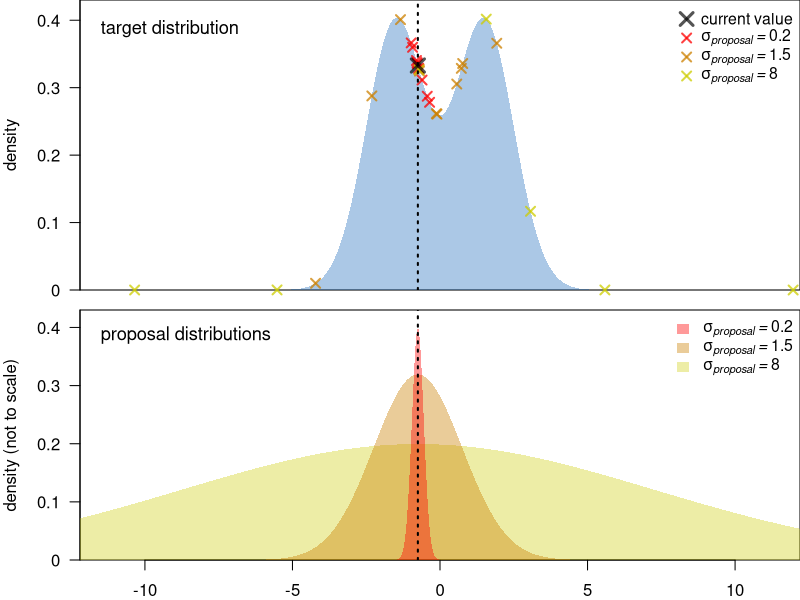
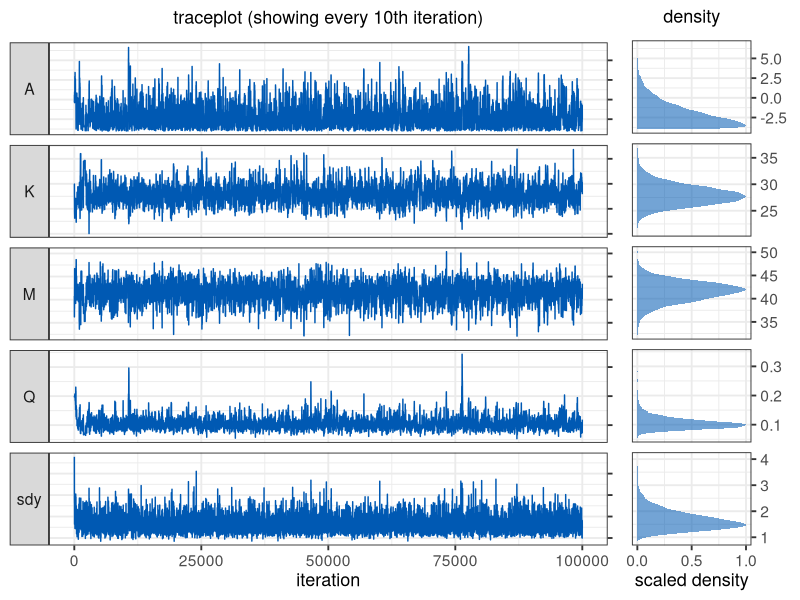
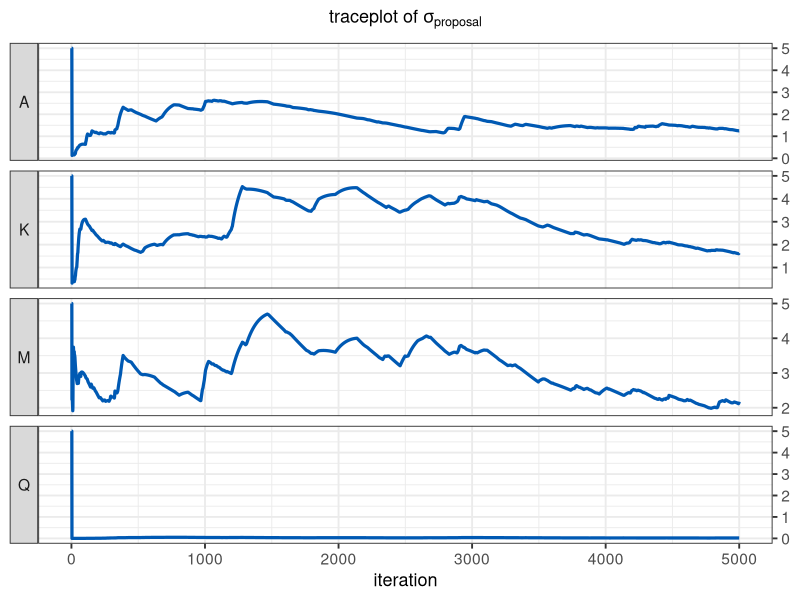

R code for these plots, in order:
## ---- chunk 1
knitr::opts_chunk$set(echo = TRUE)
## ---- chunk 2

set.seed(2)
par(mfrow=c(2,1),mar = c(0.5,4,0,0), las = 1)
xd <- seq(-12.2,12.2,0.01)
yd <- dnorm(xd,-1.5,1)+dnorm(xd,1.5,1)
plot(xd,yd, xlab = "", ylab = "density",type = "n", yaxs = "i", xaxs = "i", ylim = c(0,0.43), xaxt = "n", yaxt = "n")
axis(2,seq(0,0.5,0.1), c("0",as.character(seq(0.1,0.4,0.1)),NA))
text(-11.5,0.39,"target distribution", adj = c(0,.5), cex = 1.1)

error_polygon <- function(x,en,ep,color) {
  polygon( c(x[1], x, x[length(x)], x[length(x)], rev(x), x[1]),
           c((ep)[1],ep, (ep)[length(ep)], (en)[length(en)], rev(en), (en)[1]),
           border = NA, col = color)
}

col3 <- rgb(0.8,0.8,0,.75)
col2 <- rgb(0.8,0.5,0,.75)
col1 <- rgb(1,0,0,.75)


error_polygon(xd,rep(0,length(xd)),yd,rgb(0,0.35,0.7,0.33))
p1 <- -0.75
sd3 <- p1+rnorm(10,0,0.2)
points(sd3,dnorm(sd3,-1.5,1)+dnorm(sd3,1.5,1), pch = 4, cex = 1.2, lwd = 2, col = col1, xpd = T)

sd2 <- p1+rnorm(10,0,1.5)
points(sd2,dnorm(sd2,-1.5,1)+dnorm(sd2,1.5,1), pch = 4, cex = 1.2, lwd = 2, col = col2, xpd = T)

sd1 <- p1+rnorm(10,0,8)
points(sd1,dnorm(sd1,-1.5,1)+dnorm(sd1,1.5,1), pch = 4, cex = 1.2, lwd = 2, col = col3, xpd = T)

abline(v= -0.75, lty = 3, lwd = 2)
points(-0.75,dnorm(-0.75,-1.5,1)+dnorm(-0.75,1.5,1), pch = 4, cex = 1.75, lwd = 3, col = rgb(0,0,0,0.67), xpd = T)
sigmas <- c(8,1.5,0.2)
legend("topright", as.expression(c("current value",sapply(1:3, function(x) bquote(italic(sigma["proposal"]~"="~.(rev(sigmas)[x])))))), 
       col = c(rgb(0,0,0,0.67),col1,col2,col3), border = NA, bty = "n", pch = 4, 
       pt.cex = c(1.7,1.2,1.2,1.2), pt.lwd = c(3,2,2,2), cex = 0.95)


par(mar = c(2,4,0.5,0))

plot(xd,yd, xlab = "", ylab = "density (not to scale)",type = "n", yaxs = "i", xaxs = "i", ylim = c(0,0.43), yaxt = "n")
text(-11.5,0.39,"proposal distributions", adj = c(0,.5), cex = 1.1)
axis(2,seq(0,0.5,0.1), c("0",as.character(seq(0.1,0.4,0.1)),NA))

col1 <- rgb(0.8,0.8,0,0.35)
col2 <- rgb(0.8,0.5,0,0.4)
col3 <- rgb(1,0,0,0.4)

error_polygon(xd,rep(0,length(xd)),dnorm(xd,p1,8)*4,col1)
error_polygon(xd,rep(0,length(xd)),dnorm(xd,p1,1.5)*1.2,col2)
error_polygon(xd,rep(0,length(xd)),dnorm(xd,p1,0.2)*0.2,col3)


abline(v= -0.75, lty = 3, lwd = 2)
legend("topright", as.expression(sapply(1:3, function(x) bquote(italic(sigma["proposal"]~"="~.(rev(sigmas)[x]))))), 
       fill = c(col3,col2,col1), border = NA, bty = "n", cex = 0.95)


## ---- chunk 3
weighted_var <- function(x, weights, sum_weights) {
  sum(weights*((x-sum(weights*x)/sum_weights)^2))/(sum_weights)
}
## ---- chunk 4
gradient <- function(x, coeff, sdy) { # sigma is labelled "sdy"
  A = coeff[1]
  K = coeff[2]
  M = coeff[3]
  Q = coeff[4]
  return(A + max(c(K-A,0))/((1+(exp(Q*(x-M))))) + rnorm(length(x),0,sdy))
}

loglik <- function(x, y,  coeff, sdy) {
  A = coeff[1]
  K = coeff[2]
  M = coeff[3]
  Q = coeff[4]
  pred = A + max(c(K-A,0))/((1+(exp(Q*(x-M)))))
  return(sum(dnorm(y, mean = pred, sd = sdy, log = TRUE)))
}

logprior <- function(coeff) {
  return(sum(c(
    dunif(coeff[1], -4, 40, log = TRUE),
    dunif(coeff[2], -4, 40, log = TRUE),
    dnorm(coeff[3], 45, 10, log = TRUE),
    dlnorm(coeff[4], -2, 1, log = TRUE))))
}

logposterior <- function(x, y, coeff, sdy){
  return (loglik(x, y, coeff, sdy) + logprior(coeff))
}

## ---- chunk 5
MH_propose <- function(coeff, proposal_sd){
  rnorm(4,mean = coeff, sd= proposal_sd)
}
## ---- chunk 6
# Main MCMCM function
run_MCMC <- function(x, y, coeff_inits, sdy_init, nIter, proposal_sd_init = rep(5,4), 
                     nAdapt = 5000, adaptation_decay = 500){
  ### Initialisation
  coefficients = array(dim = c(nIter,4)) # set up array to store coefficients
  coefficients[1,] = coeff_inits # initialise coefficients
  sdy = rep(NA_real_,nIter) # set up vector to store sdy
  sdy[1] = sdy_init # intialise sdy
  A_sdy = 3 # parameter for the prior on the inverse gamma distribution of sdy
  B_sdy = 0.1 # parameter for the prior on the inverse gamma distribution of sdy
  n <- length(y)
  shape_sdy <- A_sdy+n/2 # shape parameter for the inverse gamma
  sd_it <- 1 # iteration index for the proposal standard deviation
  proposal_sd <- array(NA_real_,dim = c(nAdapt,4)) # array to store proposal SDs
  proposal_sd[1:3,] <- proposal_sd_init # proposal SDs before adaptation
  # pre-define exp. decaying weights for weighted variance
  allWeights <- exp((-(nAdapt-2)):0/adaptation_decay) 
  accept <- rep(NA,nIter) # vector to store the acceptance or rejection of proposals
  ### The MCMC loop
  for (i in 2:nIter){

   ## 1. Gibbs step to estimate sdy
    sdy[i] = sqrt(1/rgamma(
      1,shape_sdy,B_sdy+0.5*sum((y-gradient(x,coefficients[i-1,],0))^2)))

   ## 2. Metropolis-Hastings step to estimate the regression coefficients
    proposal = MH_propose(coefficients[i-1,],proposal_sd[sd_it,]) # new proposed values
    if(any(proposal[4] <= 0)) HR = 0 else {# Q and nu need to be >0
      # Hasting's ratio of the proposal
      HR = exp(logposterior(x = x, y = y, coeff = proposal, sdy = sdy[i]) -
                 logposterior(x = x, y = y, coeff = coefficients[i-1,], sdy = sdy[i]))}

    #if(gradient(65, proposal,0) >10) HR = 0
    # accept proposal with probability = min(HR,1)
    if (runif(1) < HR){
      accept[i] <- 1
      coefficients[i,] = proposal
      # if proposal is rejected, keep the values from the previous iteration
    }else{
      accept[i] <- 0
      coefficients[i,] = coefficients[i-1,]
    }
    # Adaptation of proposal SD
    if(i < nAdapt){ # stop adaptation after nAdapt iterations
    if(i>=3) {
    weights = allWeights[(nAdapt-i+2):nAdapt-1] # select weights for current iteration
    sum_weights = sum(weights) 
    weighted_var_coeff <- apply(coefficients[2:i,], 2, # calculate weighted variance
          function(f) weighted_var(
          f, weights = weights, sum_weights = sum_weights))


    for(v in 1:4) {if(weighted_var_coeff[v]==0)   { # if variance is zero, reduce sd
              proposal_sd[i+1,v] <- sqrt(proposal_sd[i,v]^2/5)
      } else  proposal_sd[i+1,v] <- 2.4/sqrt(4) * sqrt(weighted_var_coeff[v]) + 0.0001 
      # note that a small value is added to prevent that the adaptation gets stuck.
    }                   
                           
    }
    sd_it <- i+1 # index to access proposal_sd in the next iteration
    }
  } # end of the MCMC loop

  ###  Function output
  output = list(coeff = data.frame(A = coefficients[,1],
                           K = coefficients[,2],
                           M = coefficients[,3],
                           Q = coefficients[,4],
                           sdy = sdy),
                proposal_sd = data.frame(proposal_sd),
                accept = accept)
  # return output
    output
}
## ---- chunk 7
### Taking samples
set.seed(10)
sample_lat <- runif(10,0,90)
sample_data <- data.frame(
  x = sample_lat, 
  y = gradient(x = sample_lat, coeff = c(-2.0, 28, 41, 0.1), sd = 2))
## ---- chunk 8

### Analysis
proposal_sd_init <- 5
nIter <- 100000
nAdapt <- 5000
m <- run_MCMC(x = sample_data$x, y = sample_data$y,
                                 coeff_inits = c(0,30,45,0.2), sdy_init = 4, 
                                 nIter = nIter, nAdapt = nAdapt, 
                                 adaptation_decay = nAdapt/10,
                                 proposal_sd_init = proposal_sd_init)

## ---- chunk 9
library(ggplot2)
library(dplyr)
library(reshape)
library(cowplot)
mm <- m$coeff %>% dplyr::mutate(iteration = 1:nrow(.))
mm <- melt(mm,id.vars = "iteration")

facet.labs = c("A", "K", "M", "Q", expression(sigma["y"]))
names(facet.labs) <- c("A", "K", "M", "Q", "sdy")

p1 <- ggplot(mm %>% filter(iteration %% 10 == 0)) + geom_line(aes(x = iteration, y = value),
                             colour = rgb(0,0.35,0.7,1))+
      facet_grid(variable ~ ., switch = "y",scales = "free_y",
      labeller = labeller(variable = facet.labs)) + 
      theme(legend.position = "none")+
      theme_bw(base_size = 14)+
      theme(strip.text.y.left = element_text(angle = 0))+
      scale_y_continuous(position = "right")+
      ylab(NULL)+
      ggtitle(expression("traceplot (showing every 10th"~"iteration)"))+ 
      theme(plot.title = element_text(size = 13, face = "bold",hjust = 0.5),
            axis.title=element_text(size=13), axis.text.y=element_blank(),)


p2 <- ggplot(mm %>% filter(iteration %% 10 == 0 & iteration > 5000)) +
  #geom_vline(aes(xintercept = trueval), colour = "black", size = 1,linetype = "solid")+

 stat_density(aes(x = value, y =..scaled..), 
   fill = rgb(0,0.35,0.7,0.55), size = 1.5)+
      facet_grid(variable ~ ., scales = "free_y")+ 
     theme(legend.position = "none")+
     theme_bw(base_size = 14)+
     theme(strip.background = element_blank(),
   strip.text.y = element_blank())+ 
 scale_y_continuous(position = "left",breaks = c(0,0.5,1))+
  scale_x_continuous(position = "top")+
coord_flip()+
  ylab("scaled density")+
      xlab(NULL)+
      ggtitle(expression("density"))+ 
      theme(plot.title = element_text(size = 13, face = "bold",hjust = 0.5),
            axis.title=element_text(size=13))

plot_grid(p1, p2, ncol = 2, labels = c("", ""),
         rel_widths = c(7,2))

## ---- chunk 10
colnames(m$proposal_sd) <- c("A","K", "M", "Q")
mm <- m$proposal_sd %>% dplyr::mutate(iteration = 1:nrow(.))
mm <- melt(mm,id.vars = "iteration")
facet.labs = c("A", "K", "M", "Q")
names(facet.labs) <- c("A", "K", "M", "Q")

ggplot(mm) + geom_line(aes(x = iteration, y = value),
                             colour = rgb(0,0.35,0.7,1), size = 1.1)+
      facet_grid(variable ~ ., switch = "y",scales = "free_y",
      labeller = labeller(variable = facet.labs)) + 
      theme(legend.position = "none")+
      theme_bw(base_size = 14)+
      theme(strip.text.y.left = element_text(angle = 0))+
      scale_y_continuous(position = "right")+
      ylab(NULL)+
      ggtitle(expression("traceplot of "*sigma["proposal"]))+ 
      theme(plot.title = element_text(size = 13, face = "bold",hjust = 0.5),
            axis.title=element_text(size=13))
